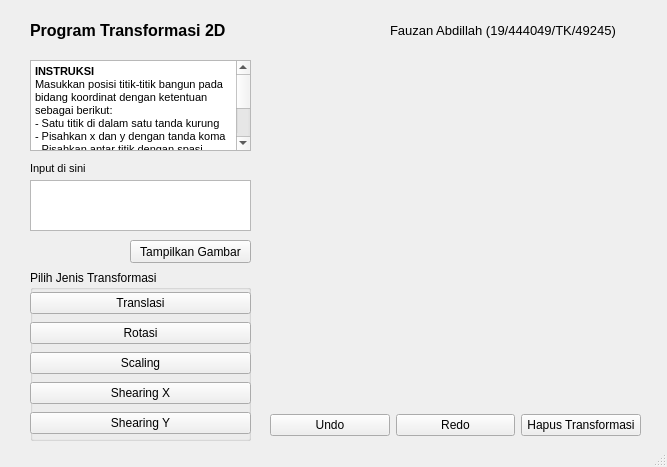
<?xml version="1.0" encoding="UTF-8"?>
<ui version="4.0">
 <class>MainWindow</class>
 <widget class="QMainWindow" name="MainWindow">
  <property name="geometry">
   <rect>
    <x>0</x>
    <y>0</y>
    <width>667</width>
    <height>467</height>
   </rect>
  </property>
  <property name="windowTitle">
   <string>MainWindow</string>
  </property>
  <widget class="QWidget" name="centralwidget">
   <widget class="QWidget" name="PlotWidget" native="true">
    <property name="geometry">
     <rect>
      <x>270</x>
      <y>60</y>
      <width>371</width>
      <height>331</height>
     </rect>
    </property>
   </widget>
   <widget class="QPushButton" name="btnTampilGambar">
    <property name="geometry">
     <rect>
      <x>130</x>
      <y>240</y>
      <width>121</width>
      <height>23</height>
     </rect>
    </property>
    <property name="font">
     <font>
      <family>Microsoft YaHei UI</family>
     </font>
    </property>
    <property name="text">
     <string>Tampilkan Gambar</string>
    </property>
   </widget>
   <widget class="QWidget" name="horizontalLayoutWidget">
    <property name="geometry">
     <rect>
      <x>270</x>
      <y>410</y>
      <width>371</width>
      <height>31</height>
     </rect>
    </property>
    <layout class="QHBoxLayout" name="horizontalLayout">
     <item>
      <widget class="QPushButton" name="btUndo">
       <property name="font">
        <font>
         <family>Microsoft YaHei UI</family>
        </font>
       </property>
       <property name="text">
        <string>Undo</string>
       </property>
      </widget>
     </item>
     <item>
      <widget class="QPushButton" name="btRedo">
       <property name="font">
        <font>
         <family>Microsoft YaHei UI</family>
        </font>
       </property>
       <property name="text">
        <string>Redo</string>
       </property>
      </widget>
     </item>
     <item>
      <widget class="QPushButton" name="btHapusTransformasi">
       <property name="font">
        <font>
         <family>Microsoft YaHei UI</family>
        </font>
       </property>
       <property name="text">
        <string>Hapus Transformasi</string>
       </property>
      </widget>
     </item>
    </layout>
   </widget>
   <widget class="QGroupBox" name="TransformGB">
    <property name="geometry">
     <rect>
      <x>30</x>
      <y>270</y>
      <width>221</width>
      <height>171</height>
     </rect>
    </property>
    <property name="font">
     <font>
      <family>Microsoft YaHei UI</family>
     </font>
    </property>
    <property name="title">
     <string>Pilih Jenis Transformasi</string>
    </property>
    <widget class="QWidget" name="verticalLayoutWidget">
     <property name="geometry">
      <rect>
       <x>0</x>
       <y>20</y>
       <width>221</width>
       <height>151</height>
      </rect>
     </property>
     <layout class="QVBoxLayout" name="verticalLayout_2">
      <item>
       <widget class="QPushButton" name="btTranslasi">
        <property name="font">
         <font>
          <family>Microsoft YaHei UI</family>
         </font>
        </property>
        <property name="text">
         <string>Translasi</string>
        </property>
       </widget>
      </item>
      <item>
       <widget class="QPushButton" name="btRotasi">
        <property name="font">
         <font>
          <family>Microsoft YaHei UI</family>
         </font>
        </property>
        <property name="text">
         <string>Rotasi</string>
        </property>
       </widget>
      </item>
      <item>
       <widget class="QPushButton" name="btScaling">
        <property name="font">
         <font>
          <family>Microsoft YaHei UI</family>
         </font>
        </property>
        <property name="text">
         <string>Scaling</string>
        </property>
       </widget>
      </item>
      <item>
       <widget class="QPushButton" name="btShearingX">
        <property name="font">
         <font>
          <family>Microsoft YaHei UI</family>
         </font>
        </property>
        <property name="text">
         <string>Shearing X</string>
        </property>
       </widget>
      </item>
      <item>
       <widget class="QPushButton" name="btShearingY">
        <property name="font">
         <font>
          <family>Microsoft YaHei UI</family>
         </font>
        </property>
        <property name="text">
         <string>Shearing Y</string>
        </property>
       </widget>
      </item>
     </layout>
    </widget>
   </widget>
   <widget class="QLabel" name="label">
    <property name="geometry">
     <rect>
      <x>30</x>
      <y>20</y>
      <width>221</width>
      <height>21</height>
     </rect>
    </property>
    <property name="font">
     <font>
      <family>Microsoft YaHei UI</family>
      <pointsize>12</pointsize>
      <weight>75</weight>
      <bold>true</bold>
     </font>
    </property>
    <property name="text">
     <string>Program Transformasi 2D</string>
    </property>
   </widget>
   <widget class="QLabel" name="label_2">
    <property name="geometry">
     <rect>
      <x>390</x>
      <y>20</y>
      <width>251</width>
      <height>21</height>
     </rect>
    </property>
    <property name="font">
     <font>
      <family>Microsoft YaHei UI</family>
      <pointsize>10</pointsize>
      <weight>50</weight>
      <bold>false</bold>
     </font>
    </property>
    <property name="text">
     <string>Fauzan Abdillah (19/444049/TK/49245)</string>
    </property>
   </widget>
   <widget class="QLabel" name="label_3">
    <property name="geometry">
     <rect>
      <x>30</x>
      <y>160</y>
      <width>101</width>
      <height>16</height>
     </rect>
    </property>
    <property name="font">
     <font>
      <family>Microsoft YaHei UI</family>
      <pointsize>8</pointsize>
      <weight>50</weight>
      <bold>false</bold>
     </font>
    </property>
    <property name="text">
     <string>Input di sini</string>
    </property>
   </widget>
   <widget class="QTextBrowser" name="textBrowser">
    <property name="geometry">
     <rect>
      <x>30</x>
      <y>60</y>
      <width>221</width>
      <height>91</height>
     </rect>
    </property>
    <property name="font">
     <font>
      <family>Microsoft YaHei UI</family>
     </font>
    </property>
    <property name="html">
     <string>&lt;!DOCTYPE HTML PUBLIC &quot;-//W3C//DTD HTML 4.0//EN&quot; &quot;http://www.w3.org/TR/REC-html40/strict.dtd&quot;&gt;
&lt;html&gt;&lt;head&gt;&lt;meta name=&quot;qrichtext&quot; content=&quot;1&quot; /&gt;&lt;style type=&quot;text/css&quot;&gt;
p, li { white-space: pre-wrap; }
&lt;/style&gt;&lt;/head&gt;&lt;body style=&quot; font-family:'Microsoft YaHei UI'; font-size:8.25pt; font-weight:400; font-style:normal;&quot;&gt;
&lt;p style=&quot; margin-top:0px; margin-bottom:0px; margin-left:0px; margin-right:0px; -qt-block-indent:0; text-indent:0px;&quot;&gt;&lt;span style=&quot; font-size:8pt; font-weight:600;&quot;&gt;INSTRUKSI&lt;/span&gt;&lt;/p&gt;
&lt;p style=&quot; margin-top:0px; margin-bottom:0px; margin-left:0px; margin-right:0px; -qt-block-indent:0; text-indent:0px;&quot;&gt;&lt;span style=&quot; font-size:8pt;&quot;&gt;Masukkan posisi titik-titik bangun pada bidang koordinat dengan ketentuan sebagai berikut:&lt;/span&gt;&lt;/p&gt;
&lt;p style=&quot; margin-top:0px; margin-bottom:0px; margin-left:0px; margin-right:0px; -qt-block-indent:0; text-indent:0px;&quot;&gt;&lt;span style=&quot; font-size:8pt;&quot;&gt;- Satu titik di dalam satu tanda kurung&lt;/span&gt;&lt;/p&gt;
&lt;p style=&quot; margin-top:0px; margin-bottom:0px; margin-left:0px; margin-right:0px; -qt-block-indent:0; text-indent:0px;&quot;&gt;&lt;span style=&quot; font-size:8pt;&quot;&gt;- Pisahkan x dan y dengan tanda koma&lt;/span&gt;&lt;/p&gt;
&lt;p style=&quot; margin-top:0px; margin-bottom:0px; margin-left:0px; margin-right:0px; -qt-block-indent:0; text-indent:0px;&quot;&gt;&lt;span style=&quot; font-size:8pt;&quot;&gt;- Pisahkan antar titik dengan spasi&lt;/span&gt;&lt;/p&gt;
&lt;p style=&quot; margin-top:0px; margin-bottom:0px; margin-left:0px; margin-right:0px; -qt-block-indent:0; text-indent:0px;&quot;&gt;&lt;span style=&quot; font-size:8pt;&quot;&gt;Contoh:&lt;/span&gt;&lt;/p&gt;
&lt;p style=&quot; margin-top:0px; margin-bottom:0px; margin-left:0px; margin-right:0px; -qt-block-indent:0; text-indent:0px;&quot;&gt;&lt;span style=&quot; font-size:8pt;&quot;&gt;segitiga yang terletak pada&lt;/span&gt;&lt;/p&gt;
&lt;p style=&quot; margin-top:0px; margin-bottom:0px; margin-left:0px; margin-right:0px; -qt-block-indent:0; text-indent:0px;&quot;&gt;&lt;span style=&quot; font-size:8pt;&quot;&gt;A(2,3), B(5,5), dan C(3,4) diinputkan sebagai berikut:&lt;/span&gt;&lt;/p&gt;
&lt;p style=&quot; margin-top:0px; margin-bottom:0px; margin-left:0px; margin-right:0px; -qt-block-indent:0; text-indent:0px;&quot;&gt;&lt;span style=&quot; font-size:8pt;&quot;&gt;(2,3) (5,5) (3,4)&lt;/span&gt;&lt;/p&gt;&lt;/body&gt;&lt;/html&gt;</string>
    </property>
   </widget>
   <widget class="QPlainTextEdit" name="plainTextEdit">
    <property name="geometry">
     <rect>
      <x>30</x>
      <y>180</y>
      <width>221</width>
      <height>51</height>
     </rect>
    </property>
   </widget>
  </widget>
  <widget class="QStatusBar" name="statusbar"/>
 </widget>
 <resources/>
 <connections/>
</ui>
